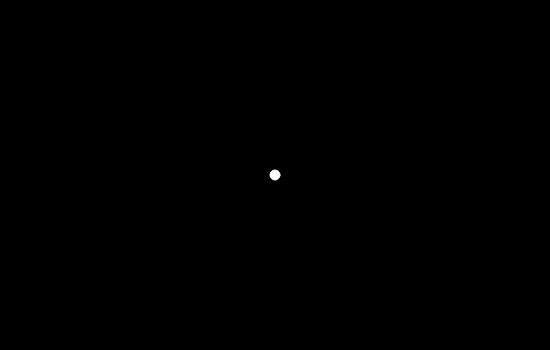
Frame 1 (no input)
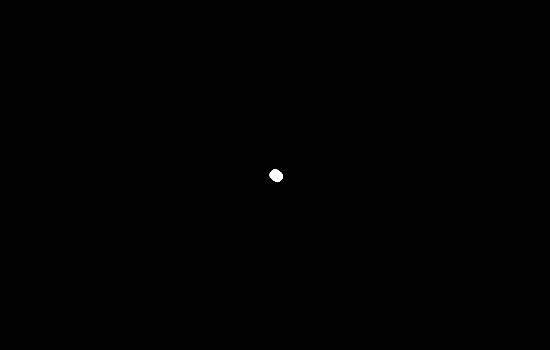
Frame 60 (no input)
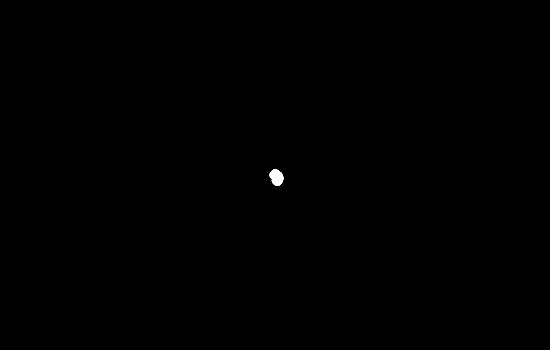
Frame 120 (the mouse pressed at the canvas centre since frame 60)

The p5.js sketch that drew these frames (run headless with seeded random() and noise() and a simulated clock; from frame 60 on, the mouse is pressed at the canvas centre):

// p5.js sketch
// ── sketch.js
var r = 0;
var angle = 0;

var aVelocity = 0;
var aAcceleration = 0.01;

function setup(){
    createCanvas(550, 350);
    background(0);
}

function draw(){
    var x = r * cos(angle);
    var y = r * sin(angle);

    fill(255);
    stroke(255);
    ellipse(x+width/2, y+height/2, 10, 10);

    angle += 0.01;
    r += 0.05;
}

// ── code.html
<!DOCTYPE html>
<html lang="en">
<head>
    <meta charset="utf-8">
    <meta http-equiv="X-UA-Compatible" content="IE=edge">
    <meta name="viewport" content="width=device-width, initial-scale=1">
    <!-- The above 3 meta tags *must* come first in the head; any other head content must come *after* these tags -->
    <title>P5.js</title>
    <!-- Latest compiled and minified CSS -->
<link rel="stylesheet" href="https://maxcdn.bootstrapcdn.com/bootstrap/3.3.7/css/bootstrap.min.css" integrity="sha384-BVYiiSIFeK1dGmJRAkycuHAHRg32OmUcww7on3RYdg4Va+PmSTsz/K68vbdEjh4u" crossorigin="anonymous">

    <script src="p5/p5.min.js"></script>
    <script src="sketch.js"></script>
    <!-- <script src="mover.js"></script> -->
</head>
<body>

    <h3>Oscillation -Spiral</h3>


    <!-- jQuery (necessary for Bootstrap's JavaScript plugins) -->
    <script src="https://ajax.googleapis.com/ajax/libs/jquery/1.12.4/jquery.min.js"></script>
    <!-- Latest compiled and minified JavaScript -->
    <script src="https://maxcdn.bootstrapcdn.com/bootstrap/3.3.7/js/bootstrap.min.js" integrity="sha384-Tc5IQib027qvyjSMfHjOMaLkfuWVxZxUPnCJA7l2mCWNIpG9mGCD8wGNIcPD7Txa" crossorigin="anonymous"></script>

</body>
</html>
